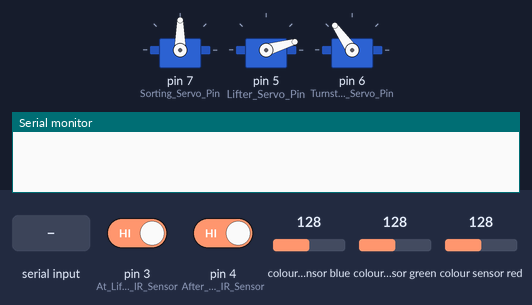
The sketch below on a simulated Arduino Uno, built with avr-gcc and run on an emulated ATmega328P. Parts: 3 × servo, the last lines printed to the serial monitor. Wiring (inferred from the names in the program): TCS3200 colour sensor: output pin 11; S2 pin 12; S3 pin 8; S0 pin 10; S1 pin 9. The inputs (shaded band) are chosen by the test bench; at power-on: pin 3 (At_Lifter_IR_Sensor) HIGH, pin 4 (After_Lifter_IR_Sensor) HIGH, colour sensor blue 128, colour sensor green 128, colour sensor red 128.

Above: at 1.2 s.
1.3 s: "0" received over the second serial link
At 1.9 s:
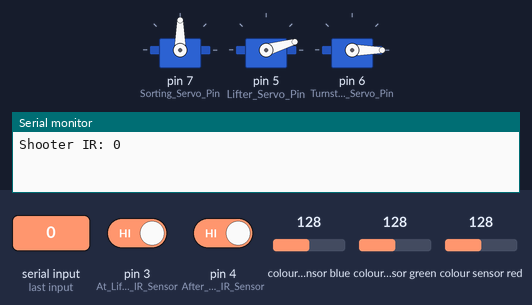
2.8 s: pin 3 (At_Lifter_IR_Sensor) driven LOW
At 3.1 s:
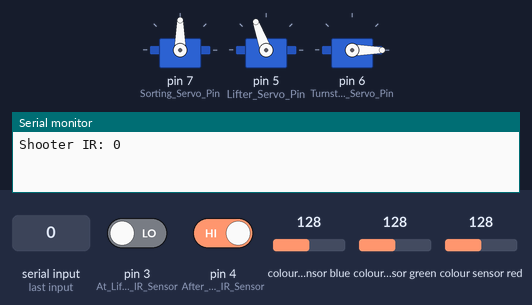
4.3 s: pin 4 (After_Lifter_IR_Sensor) driven LOW
At 5.4 s:
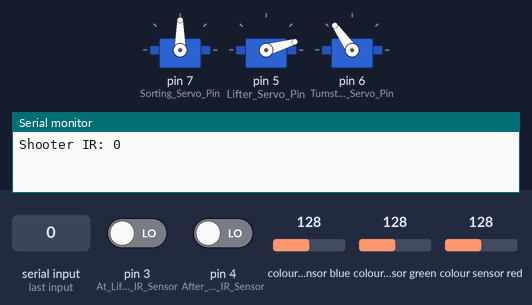
8.8 s: pin 4 (After_Lifter_IR_Sensor) driven HIGH
At 9.6 s:
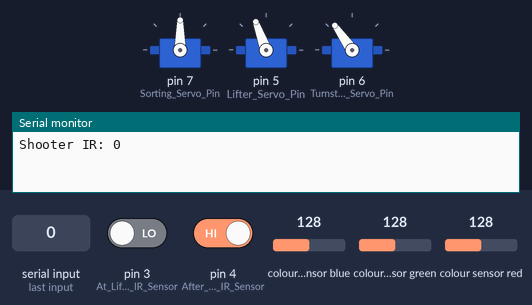
Timing chart, 0 to 11.3 s (numbered marks = the images above; inputs shaded):
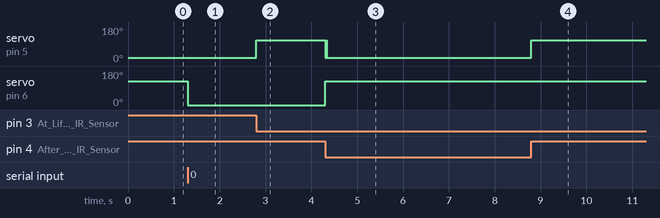

Measured:
- after the input at 1.3 s, servo on pin 6 (Turnstile_Servo_Pin): 125° → 0° at once
- after the input at 2.8 s, servo on pin 5 (Lifter_Servo_Pin): 16° → 110° at once
- after the input at 4.3 s, servo on pin 5 (Lifter_Servo_Pin): 110° → 16° at once; servo on pin 6 (Turnstile_Servo_Pin): 0° → 125° at once
- after the input at 8.8 s, servo on pin 5 (Lifter_Servo_Pin): 16° → 110° at once

The sketch:

MainArduinoCode.ino
```cpp
#include <Servo.h>
#include <SoftwareSerial.h>

SoftwareSerial ShooterComm(A0, A1);

//=============Color Sensor Pin definitions and Variable Declaration==================
#define Sorting_Servo_Pin 7
#define S0 10
#define S1 9
#define S2 12
#define S3 8
#define Color_Sensor_Output 11

Servo Sorter_Servo;
const int sorterServoHomeAngle = 90;
const int sorterServoBlueAngle = (45 - 7);
const int sorterServoRedAngle = (135 + 7);

uint8_t Frequency = 0;
uint8_t Color = 0;
uint8_t R = 0;
uint8_t G = 0;
uint8_t B = 0;

uint8_t lastColorState = 0;

//============Lifter and Turnstile Pin definitions and Variable Declaration==================
#define Lifter_Servo_Pin 5
#define Turnstile_Servo_Pin 6
#define At_Lifter_IR_Sensor 3
#define After_Lifter_IR_Sensor 4

Servo Lifter_Servo;
Servo Turnstile_Servo;

const int LifterHomeAngle = 16;
const int LifterTopAngle = (110);

const int TurnstileHomeAngle = 0;
const int Turnstile_Out_Angle = (125);

int Colour_Read();

void setup() {
  pinMode(S0, OUTPUT);
  pinMode(S1, OUTPUT);
  pinMode(S2, OUTPUT);
  pinMode(S3, OUTPUT);
  pinMode(Color_Sensor_Output, INPUT);

  Sorter_Servo.attach(Sorting_Servo_Pin);

  digitalWrite(S0, HIGH);
  digitalWrite(S1, LOW);

  Serial.begin(9600);
  ShooterComm.begin(9600);

  pinMode(At_Lifter_IR_Sensor, INPUT);
  pinMode(After_Lifter_IR_Sensor, INPUT);
  Lifter_Servo.attach(Lifter_Servo_Pin);
  Turnstile_Servo.attach(Turnstile_Servo_Pin);

  Sorter_Servo.write(sorterServoHomeAngle);
  Lifter_Servo.write(LifterHomeAngle);
  Turnstile_Servo.write(Turnstile_Out_Angle);
}

void loop() {
  Colour_Read();

  switch (Color) {
    case 1:
      Sorter_Servo.write(sorterServoBlueAngle);
      break;

    case 2:
      Sorter_Servo.write(sorterServoRedAngle);
      break;

    default:
      break;
  }

  // Handle incoming data requests from Shooter Arduino
  if (ShooterComm.available()) {
    char receivedChar = ShooterComm.read();

    // If shooter sends Homing / IR Sensor status updates
    if (receivedChar == '0' || receivedChar == '1') {
      bool shooterIRSensorState = (receivedChar == '1');

      Serial.print("Shooter IR: ");
      Serial.println(shooterIRSensorState);

      if (!shooterIRSensorState) {
        Sorter_Servo.write(sorterServoHomeAngle);
        Turnstile_Servo.write(TurnstileHomeAngle);
      }
    }
    // If shooter requests current Color status
    else if (receivedChar == '?') {
      ShooterComm.print(Color); // Immediately reply with the raw color status (0, 1, or 2)
    }
  }

  //=============Lifter and Turnstile Code===================
  if (digitalRead(At_Lifter_IR_Sensor) == LOW) {
    Lifter_Servo.write(LifterTopAngle);
  }
  if (digitalRead(After_Lifter_IR_Sensor) == LOW) {
    Lifter_Servo.write(LifterHomeAngle);
    Turnstile_Servo.write(Turnstile_Out_Angle);
  }
}

//==========Sorter Function===============
int Colour_Read() {
  digitalWrite(S2, LOW);
  digitalWrite(S3, LOW);
  Frequency = pulseIn(Color_Sensor_Output, LOW);
  R = Frequency;

  digitalWrite(S2, HIGH);
  digitalWrite(S3, HIGH);
  Frequency = pulseIn(Color_Sensor_Output, LOW);
  G = Frequency;

  digitalWrite(S2, LOW);
  digitalWrite(S3, HIGH);
  Frequency = pulseIn(Color_Sensor_Output, LOW);
  B = Frequency;

  if (70 < R && R < 130 && 165 < G && G < 230 && 130 < B && B < 190) {
    Color = 1;  // Red
  } else if (165 < R && R < 225 && 140 < G && G < 200 && 100 < B && B < 150) {
    Color = 2;  // Blue
  } else {
    Color = 0;  // Unknown/No ball
  }
  return Color;
}
```
